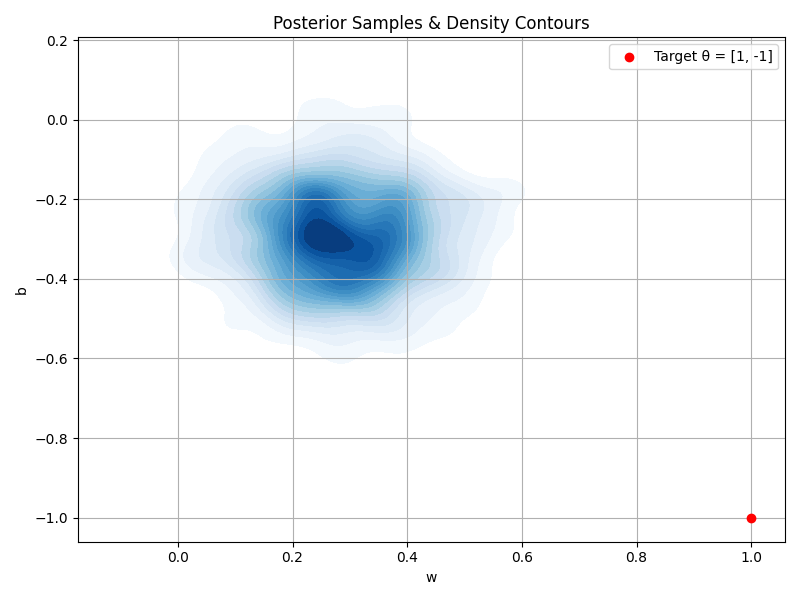

This figure's Python source:

import numpy as np
import matplotlib.pyplot as plt
import scipy.stats as stats
import seaborn as sns
from sklearn.neighbors import KernelDensity

# ---------- params ----------
sigma2 = 0.02
N = 100
delta = 0.05
lambda_val = np.sqrt(N)
theta_star = np.array([1.0, -1.0])
np.random.seed(0)

# ---------- loss ----------
def empirical_loss(theta):
    return np.sum((theta - theta_star)**2)

def unnormalized_log_posterior(theta):
    log_prior = -np.sum(theta**2) / (2 * sigma2)
    loss = empirical_loss(theta)
    return log_prior - lambda_val * loss

# ---------- Metropolis-Hastings ----------
def metropolis_hastings(log_prob_func, init_theta, num_samples, step_size=0.1):
    samples = []
    theta = init_theta
    current_log_prob = log_prob_func(theta)
    for _ in range(num_samples):
        proposal = theta + np.random.normal(0, step_size, size=theta.shape)
        proposal_log_prob = log_prob_func(proposal)
        accept_ratio = np.exp(proposal_log_prob - current_log_prob)
        if np.random.rand() < accept_ratio:
            theta = proposal
            current_log_prob = proposal_log_prob
        samples.append(theta.copy())
    return np.array(samples)

samples = metropolis_hastings(unnormalized_log_posterior, init_theta=np.zeros(2), num_samples=5000)
empirical_losses = np.array([empirical_loss(theta) for theta in samples])
estimated_empirical_loss = np.mean(empirical_losses)

# ---------- KDE to estimate KL divergence ----------
kde = KernelDensity(kernel='gaussian', bandwidth=0.2).fit(samples)
log_rho = kde.score_samples(samples)
log_pi = stats.multivariate_normal(mean=np.zeros(2), cov=sigma2 * np.eye(2)).logpdf(samples)
kl_estimate = np.mean(log_rho - log_pi)

# ---------- G1, G2 parameters ----------
G1 = 0.0  # you can change this
G2 = 0.0  # you can change this

# ---------- PAC-Bayes Bound (Theorem 5.1 style) ----------
bound_term = (kl_estimate + np.log(1 / delta) + (lambda_val**2 / N) * G1 + (lambda_val / N) * G2) / lambda_val
pac_bayes_bound = estimated_empirical_loss + bound_term

# ---------- output ----------
print("Estimated empirical loss =", estimated_empirical_loss)
print("KL divergence =", kl_estimate)
print("PAC-Bayes Bound (Theorem 5.1 form) =", pac_bayes_bound)

# ---------- visualization ----------
plt.figure(figsize=(8, 6))
sns.kdeplot(x=samples[:, 0], y=samples[:, 1], fill=True, cmap="Blues", levels=20, thresh=0.05)
plt.scatter(theta_star[0], theta_star[1], color='red', label='Target θ = [1, -1]', zorder=5)
plt.title("Posterior Samples & Density Contours")
plt.xlabel("w")
plt.ylabel("b")
plt.legend()
plt.grid(True)
plt.tight_layout()
plt.savefig("simplified_DynamicSystemBound.png")
print("figure saved 'simplified_DynamicSystemBound.png'")